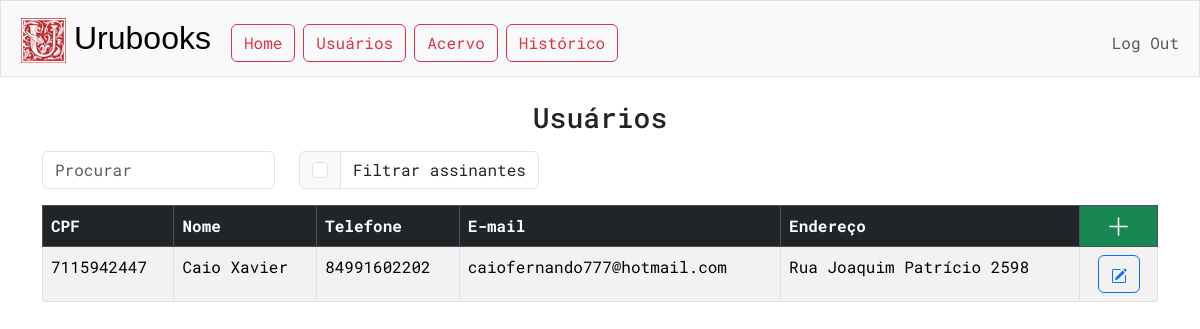
/usuarios (signed in), run on an earlier commit of the app's database.
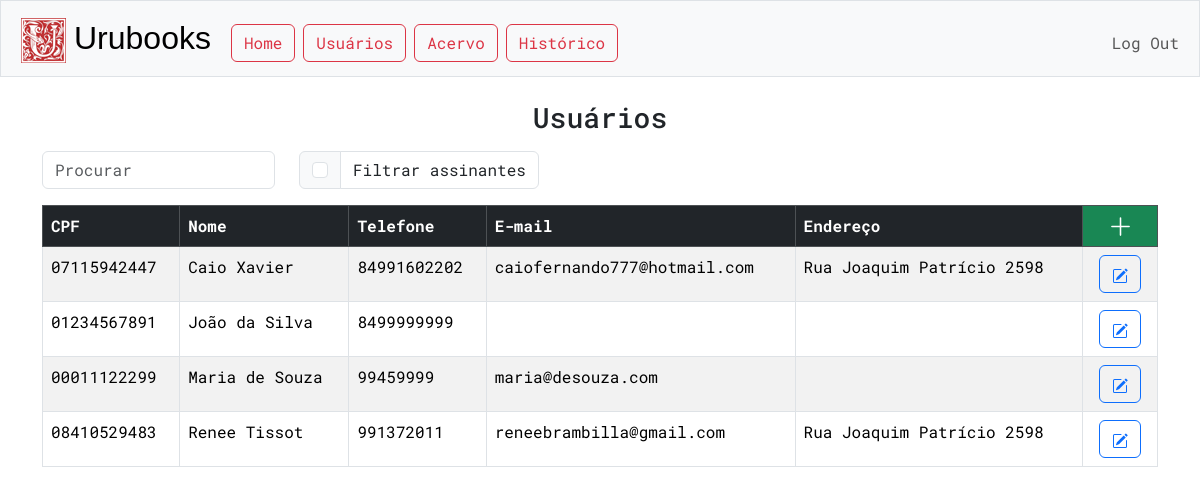
And on a later commit of the database.
### tables this page shows
CREATE TABLE contatos (
cpf TEXT PRIMARY KEY NOT NULL,
nome TEXT NOT NULL,
telefone TEXT,
email TEXT,
endereço TEXT
);

### app.py (the view)
@app.route("/usuarios")
@login_required
def usuarios():
    CONTATOS_POR_PAGINA = 20
    pagina = request.args.get("pagina", 0)
    offset = CONTATOS_POR_PAGINA * pagina
    usuarios = db.execute("SELECT * FROM contatos ORDER BY nome LIMIT ?, ?", offset, CONTATOS_POR_PAGINA)
    filtro = "off"
    if request.args.get("filtrar-assinantes"):
        usuarios = db.execute("SELECT * FROM contatos WHERE assinante = 'TRUE' ORDER BY nome LIMIT ?, ?", offset, CONTATOS_POR_PAGINA)
        filtro="on"
    page_data = {
    "atual":int(pagina),
    "max":int(len(usuarios)/CONTATOS_POR_PAGINA),
    }
    return render_template("usuarios/index.html", usuarios=usuarios, page_data=page_data, filtro=filtro)

### app.py (called while the page is built)
@app.after_request
def after_request(response):
    response.headers["Cache-Control"] = "no-cache, no-store, must-revalidate"
    response.headers["Expires"] = 0
    response.headers["Pragma"] = "no-cache"
    return response

### helpers.py (called while the page is built)
def login_required(f):
    @wraps(f)
    def decorated_function(*args, **kwargs):
        if session.get("user_id") is None:
            return redirect("/login")
        return f(*args, **kwargs)
    return decorated_function

### templates/usuarios/index.html (shortened to what this page needs)
{% extends "layout.html" %}
{% block main %}
    <h3 id='teste' class='mb-3'>Usuários</h3>
    <div class="row justify-content-left">
        {% set checked = "checked" if filtro == "on" else "" %}
            <div class="col-auto">
                <div class="input-group mb-3">
                    <input id="search" name="search" type="text" class="form-control" placeholder="Procurar" autocomplete="off">
                </div>
            </div>
            <div class="col-auto">
                <div class="input-group mb-3">
                    <div class="input-group-text">
                        <form id="filtrar-assinantes" action="/usuarios" method="get">
                            <input id="assinantes-checkbox" class="form-check-input" name="filtrar-assinantes" type="checkbox" {{ checked }}>
                        </form>
                    </div>
                    <div class="form-control">Filtrar assinantes</div>
                </div>
            </div>
    </div>
    <div class="table-responsive">
        <table class='table table-bordered table-striped' style='text-align:start'>
            <thead class="table-dark">
                <th>CPF</th>
                <th>Nome</th>
                <th>Telefone</th>
                <th class="display-desktop">E-mail</th>
                <th class="display-desktop">Endereço</th>
                <th style="text-align: center; background-color: #198754; padding: 0;">
                        <a type='button' class="btn btn-success" href="usuarios/cadastro" style="width: 100%; height: 100%">
                            <svg xmlns="http://www.w3.org/2000/svg" width="25" height="25" fill="currentColor" class="bi bi-plus-lg" viewBox="0 0 16 16">
                                <path fill-rule="evenodd" d="M8 2a.5.5 0 0 1 .5.5v5h5a.5.5 0 0 1 0 1h-5v5a.5.5 0 0 1-1 0v-5h-5a.5.5 0 0 1 0-1h5v-5A.5.5 0 0 1 8 2"/>
                            </svg>
                        </a>
                    </th>
            </thead>
            <tbody>
            {% if usuarios %}
                {% for usuario in usuarios %}
                <tr>
                    <td>{{ usuario.cpf }}</td>
                    <td>{{ usuario.nome }}</td>
                    <td>{{ usuario.telefone }}</td>
                    <td class="display-desktop">{{ usuario.email }}</td>
                    <td class="display-desktop">{{ usuario.endereço }}</td>
                    <td class="options-cell">
                            <form action="/usuarios/detalhes" method="get">
                                <button title="Detalhes" type='submit' class="btn btn-outline-primary mx-1">
                                </button>
                            </form>
                    </td>
                </tr>
                {% endfor %}
            {% else %}
                <tr>
                    <td colspan="6" style="text-align: center;">Nenhum usuário cadastrado.</td>
                </tr>
            {% endif %}
            </tbody>
        </table>
    </div>
{% endblock %}

What changed in the data, as far as the page shows it:
removed contatos: cpf "7115942447", nome "Caio Xavier", telefone "84991602202", email "caiofernando777@hotmail.com", endereço "Rua Joaquim Patrício 2598"
added contatos: cpf "07115942447", nome "Caio Xavier", telefone "84991602202", email "caiofernando777@hotmail.com", endereço "Rua Joaquim Patrício 2598"
added contatos: cpf "01234567891", nome "João da Silva", telefone "8499999999"
added contatos: cpf "00011122299", nome "Maria de Souza", telefone "99459999", email "maria@desouza.com"
added contatos: cpf "08410529483", nome "Renee Tissot", telefone "991372011", email "reneebrambilla@gmail.com", endereço "Rua Joaquim Patrício 2598"
